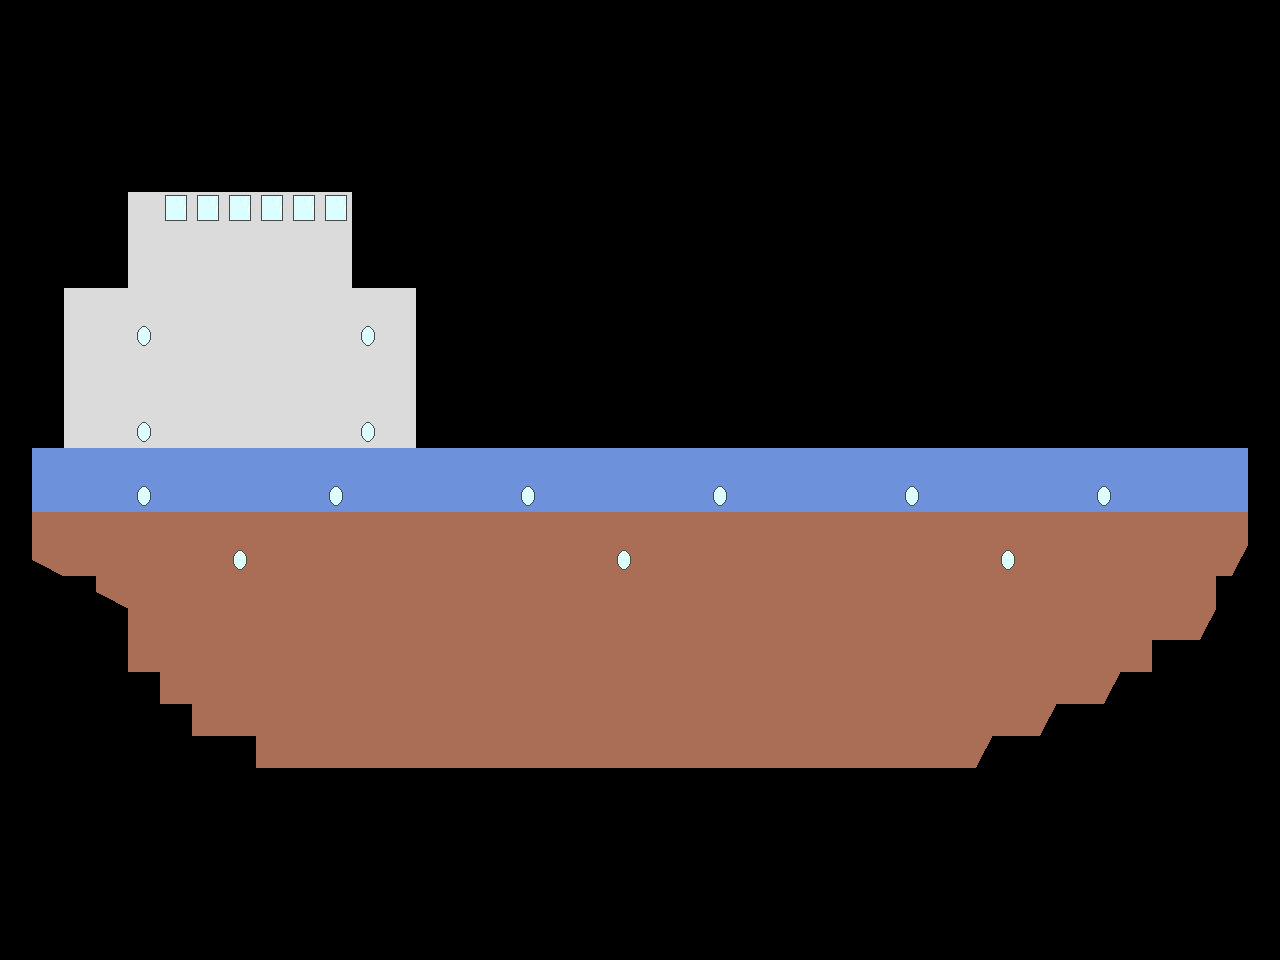

Tiled map render using the project's own tile images. Description and the map definition, with tile-layer contents summarised, below:
An orthogonal 40x30 tile map with 32x32 px tiles, 1 tile layer (Seinat) and 2 objects.

<map version="1.0" orientation="orthogonal" width="40" height="30" tilewidth="32" tileheight="32">
 <tileset firstgid="1" name="laiva" tilewidth="32" tileheight="32">
  <image source="../tileStudio/laiva.png" trans="ffffff" width="320" height="33" />
 </tileset>
 <layer name="Seinat" width="40" height="30">
  <data>[1200 cells, 409 non-empty, 8 distinct tile ids]</data>
 </layer>
 <objectgroup name="Syntykohdat" width="40" height="30">
  <object x="160" y="96" />
  <object x="1184" y="352" />
 </objectgroup>
</map>